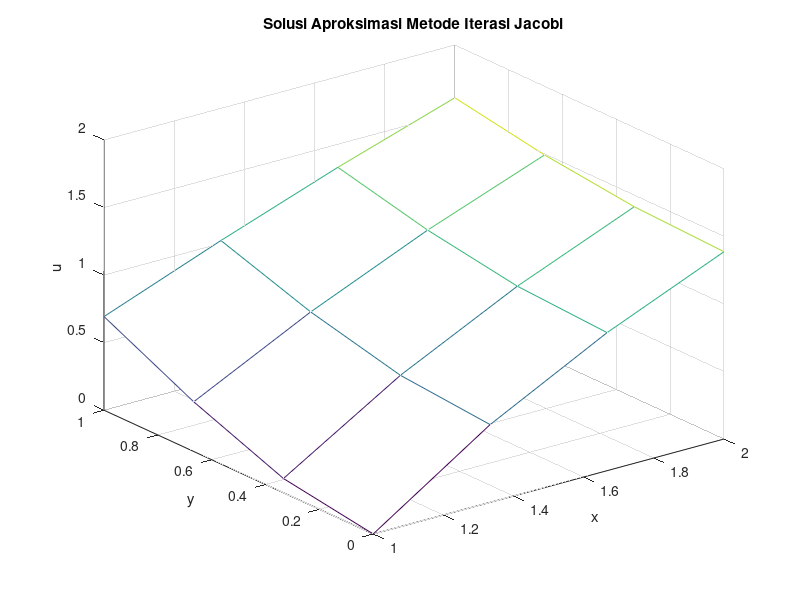
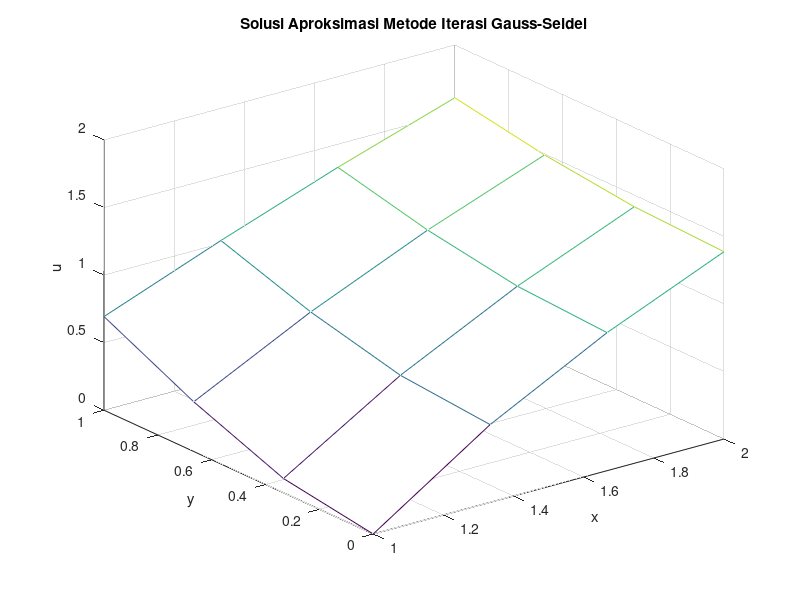
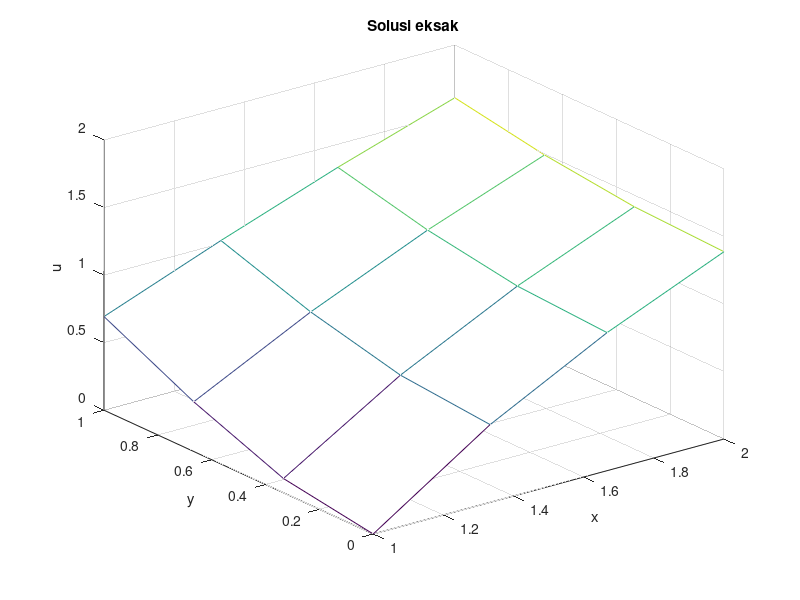

These charts were generated, in order, by the following MATLAB code:
clc;
clear all;
close all;
format long;

function [x, y, u] = LaplaceJacobi(lb, rb, ub, db, xb, xu, yb, yu, dx, dy, N)
  x = xb:dx:xu; %partisi xb sampai xu sebesar stepsize dx
  y = yb:dy:yu; %partisi yb sampai tu sebesar stepsize dy
  nx = length(x); %menyimpan panjang Nx
  ny = length(y); %menyimpan panjang Ny

  r = 0.5*dy^2/(dy^2+dx^2);
  s = 0.5*dx^2/(dy^2+dx^2);

  %nilai awal u_j^0
  for i = 1:nx
    u(i, 1) = db(x(i));
    u(i, ny) = ub(x(i));
  endfor

  %syarat batas
  for j = 2:ny
    u(1, j) = lb(y(j));
    u(nx, j) = rb(y(j));
  endfor

  %Algoritma Jacobi
  u2 = u;

  for n = 1:N
    for i = 2:nx-1
      for j = 2:ny-1
        u2(i, j) = r * (u(i+1, j) + u(i-1, j)) + s * (u(i, j+1) + u(i, j-1));
      endfor
    endfor
    for i = 2:nx-1
      for j = 2:ny-1
        u(i, j) = u2(i, j);
      endfor
    endfor
  endfor
endfunction

function [x, y, u] = LaplaceGS(lb, rb, ub, db, xb, xu, yb, yu, dx, dy, N)
  x = xb:dx:xu; %partisi xb sampai xu sebesar stepsize dx
  y = yb:dy:yu; %partisi yb sampai tu sebesar stepsize dy
  nx = length(x); %menyimpan panjang Nx
  ny = length(y); %menyimpan panjang Ny

  r = 0.5*dy^2/(dy^2+dx^2);
  s = 0.5*dx^2/(dy^2+dx^2);

  %nilai awal u_j^0
  for i = 1:nx
    u(i, 1) = db(x(i));
    u(i, ny) = ub(x(i));
  endfor

  %syarat batas
  for j = 2:ny
    u(1, j) = lb(y(j));
    u(nx, j) = rb(y(j));
  endfor

  %persamaan beda u_j^(n+1)
  for n = 1:N
    for i = 2:nx-1
      for j = 2:ny-1
        u(i, j) = r * (u(i+1, j) + u(i-1, j)) + s * (u(i, j+1) + u(i, j-1));
      endfor
    endfor
  endfor
endfunction

db = @(x) 2*log(x); %nilai awal u(x,0)
ub = @(x) log((x^2)+1); %nilai awal u(x,1)
lb = @(y) log((y^2)+1); %syarat batas u(1,y)
rb = @(y) log((y^2)+4); %syarat batas u(2,y)
xb = 1; %batas bawah variabel x
xu = 2; %batas atas variabel x
yb = 0; %batas bawah variabel y
yu = 1; %batas atas variabel y
dx = 1/3; %stepsize h
dy = 1/3; %stepsize k
N = 20; %Iterasi maksimum

[x, y, ujc] = LaplaceJacobi(lb, rb, ub, db, xb, xu, yb, yu, dx, dy, N);
[x, y, ugs] = LaplaceGS(lb, rb, ub, db, xb, xu, yb, yu, dx, dy, N);
[x'] %print nilai x
[y'] %print nilai y
[ujc'] %print solusi aproksimasi jacobi
[ugs'] %print solusi aproksimasi gauss-seidel

%Solusi eksak
sol = @(x, y) (log((x^2)+(y^2)))

for m = 1:length(x)
  for n = 1:length(y)
    w(m, n) = sol(x(m), y(n));
    [w(m, n)'] %print solusi eksak
  endfor
endfor

figure(1);
mesh(x, y, ujc');
xlabel("x");
ylabel("y");
zlabel("u");
title("Solusi Aproksimasi Metode Iterasi Jacobi");

figure(2);
mesh(x, y, ugs');
xlabel("x");
ylabel("y");
zlabel("u");
title("Solusi Aproksimasi Metode Iterasi Gauss-Seidel");

figure(3);
mesh(x, y, w');
xlabel("x");
ylabel("y");
zlabel("u");
title("Solusi eksak");
